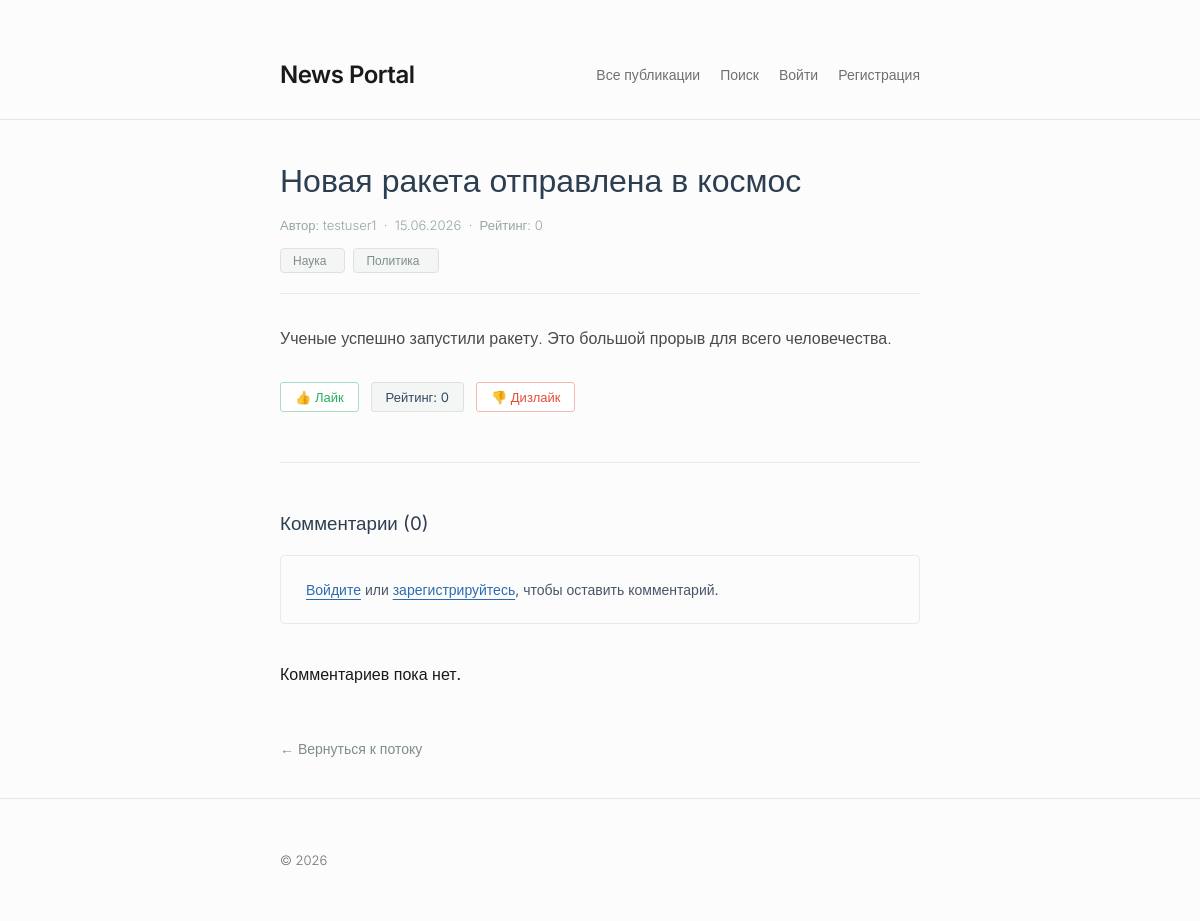
The page /news/13/ on the database as committed earlier.
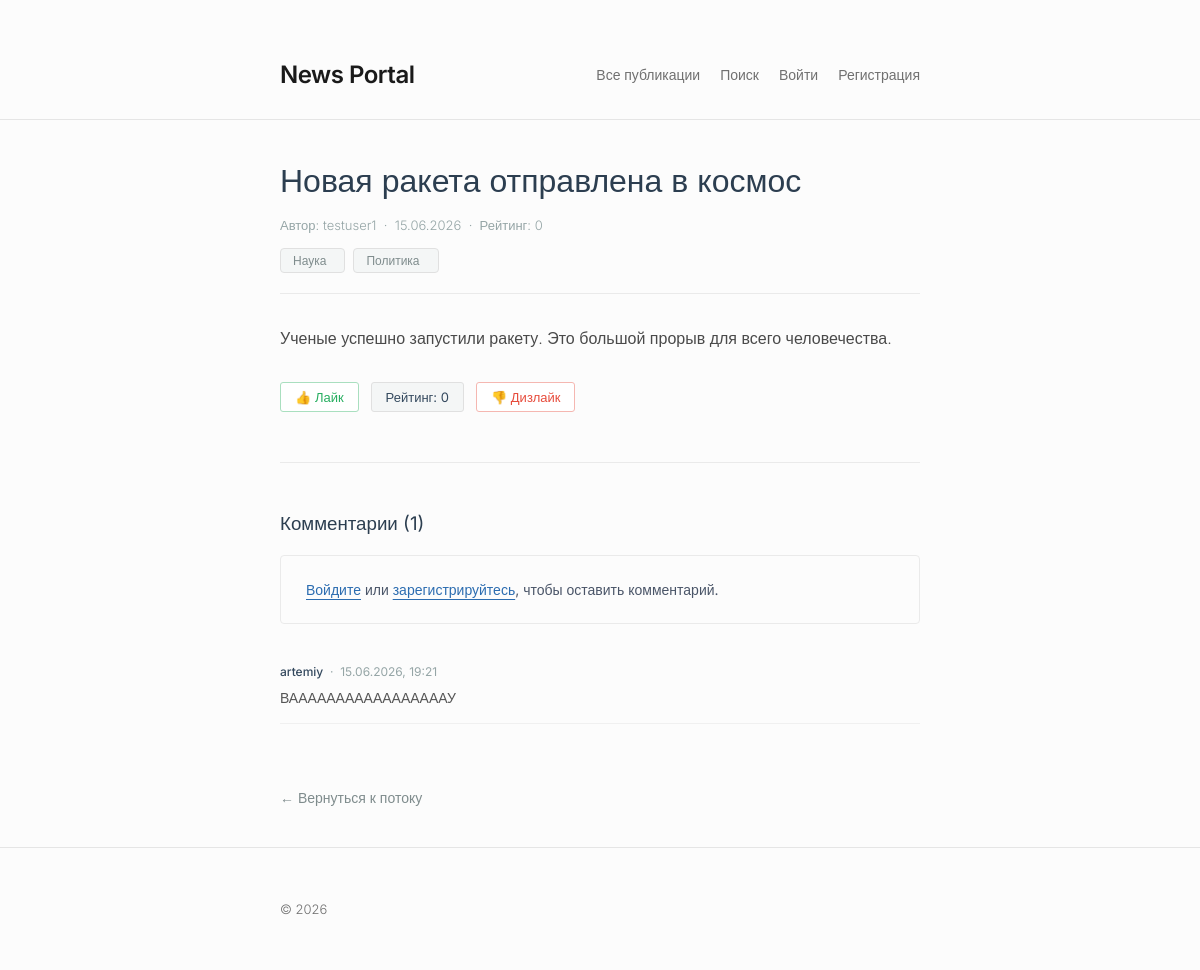
The same page on the database as committed later.
### news/models.py (models this page shows, shortened)
class Category(models.Model):
    name_category = models.CharField(max_length=100, unique=True, verbose_name="Название категории")
    subscribers = models.ManyToManyField(User, related_name='subscriptions', blank=True, verbose_name="Подписчики")
    class Meta:
        verbose_name = "Категория"
        verbose_name_plural = "Категории"

class Post(models.Model):
    class Meta:
        verbose_name = "Публикация"
        verbose_name_plural = "Публикации"
    article = 'AR'
    news = 'NW'
    CATEGORY_CHOICES = [
        (article, 'Статья'),
        (news, 'Новость'),
    ]
    data_created = models.DateTimeField(auto_now_add=True, verbose_name="Дата создания")
    author = models.ForeignKey(Author, on_delete=models.CASCADE, verbose_name="Автор")
    category = models.ManyToManyField(Category, through="PostCategory", verbose_name="Категории")
    choice = models.CharField(max_length=2, choices=CATEGORY_CHOICES, default=article, verbose_name="Тип (Новость/Статья)")
    title_of_post = models.CharField(max_length=100, verbose_name="Заголовок")
    text_of_post = models.TextField(verbose_name="Текст")
    rating_of_post = models.IntegerField(default=0, verbose_name="Рейтинг")

class Author(models.Model):
    class Meta:
        verbose_name = "Автор"
        verbose_name_plural = "Авторы"
    rating = models.IntegerField(default=0, verbose_name="Рейтинг")
    user = models.OneToOneField(User, on_delete=models.CASCADE, verbose_name="Пользователь")

class Comment(models.Model):
    class Meta:
        verbose_name = "Комментарий"
        verbose_name_plural = "Комментарии"
    link_comment = models.ForeignKey("Post", on_delete=models.CASCADE, verbose_name="Пост")
    author_of_comment = models.ForeignKey(User, on_delete=models.CASCADE, verbose_name="Автор")
    comment_text = models.TextField(verbose_name="Текст комментария")
    date_of_comment = models.DateTimeField(auto_now_add=True, verbose_name="Дата создания")
    rating_of_comment = models.IntegerField(default=0, verbose_name="Рейтинг")

### news/views.py (the view)
# urls.py: path('<int:pk>/', PostDetailView.as_view(), name='news_detail'),
class PostDetailView(DetailView):
    model = Post
    template_name = 'news_view/news_detail.html'
    context_object_name = 'post'
    def get_context_data(self, **kwargs):
        context = super().get_context_data(**kwargs)
        context['comment_form'] = CommentForm()
        return context

### news/templatetags/custom_filters.py (called while the page is built)
@register.filter()
def censor(value):
    if not isinstance(value, str):
        raise ValueError("Фильтр censor можно применять только к строкам")
    import re
    result = value
    for bad_word in BAD_WORDS:
        pattern = re.compile(rf'\b{re.escape(bad_word)}\b', re.IGNORECASE)
        result = pattern.sub(lambda match: match.group(0)[0] + '*' * (len(match.group(0)) - 1), result)
    return result

### templates/news_view/news_detail.html (shortened to what this page needs)
{% extends 'default.html' %}
{% load custom_filters %}
{% block content %}
<article>
    <div class="article-header">
        <h1 class="article-title">{{ post.title_of_post|censor }}</h1>
        <div class="article-meta">
            <span>Автор: {{ post.author.user.username }}</span>
            &nbsp;·&nbsp;
            <span>{{ post.data_created|date:'d.m.Y' }}</span>
            &nbsp;·&nbsp;
            <span>Рейтинг: {{ post.rating_of_post }}</span>
        </div>
        <div class="category-tags">
            {% for category in post.category.all %}
                <div class="category-tag">
                    <span style="margin-right: 6px;">{{ category.name_category }}</span>
                </div>
            {% endfor %}
        </div>
    </div>
    <div class="article-content">
        {{ post.text_of_post|censor|linebreaks }}
    </div>
    <div class="action-buttons">
        <a href="{% url 'like_post' post.id %}" class="btn btn-like">
            👍 Лайк
        </a>
        <span class="rating-badge">Рейтинг: {{ post.rating_of_post }}</span>
        <a href="{% url 'dislike_post' post.id %}" class="btn btn-dislike">
            👎 Дизлайк
        </a>
    </div>
    <div class="comments-section">
        <h3>Комментарии ({{ post.comment_set.count }})</h3>
        <div class="comment-form-container">
            {% if user.is_authenticated %}
                <form action="{% url 'add_comment' post.id %}" method="post">
                    {% csrf_token %}
                    {{ comment_form.comment_text }}
                    <button type="submit" class="btn-submit-comment">Отправить комментарий</button>
                </form>
            {% else %}
                <p style="margin: 0; color: #4a5568; font-size: 14px;">
                    <a href="{% url 'account_login' %}?next={{ request.path }}" style="color: #2b6cb0;">Войдите</a>
                    или
                    <a href="{% url 'account_signup' %}?next={{ request.path }}" style="color: #2b6cb0;">зарегистрируйтесь</a>,
                    чтобы оставить комментарий.
                </p>
            {% endif %}
        </div>
        {% for comment in post.comment_set.all %}
            <div class="comment-item">
                <div class="comment-meta">
                    <strong>{{ comment.author_of_comment.username }}</strong> &nbsp;·&nbsp;
                    <span>{{ comment.date_of_comment|date:'d.m.Y, H:i' }}</span>
                </div>
                <p class="comment-text">{{ comment.comment_text|censor }}</p>
            </div>
        {% empty %}
            <p>Комментариев пока нет.</p>
        {% endfor %}
    </div>
    <a href="/news/" class="back-link">&larr; Вернуться к потоку</a>
</article>
{% endblock content %}

Rows that differ between the two databases and show on the page:
computed for Post "Новая ракета отправлена в космос": comment_set.count "0" → "1"
added Comment: author_of_comment.username "artemiy", date_of_comment "15.06.2026, 19:21", comment_text|censor "ВАААААААААААААААААУ"
Other text that changed with them:
text no longer shown: "Комментариев пока нет."
